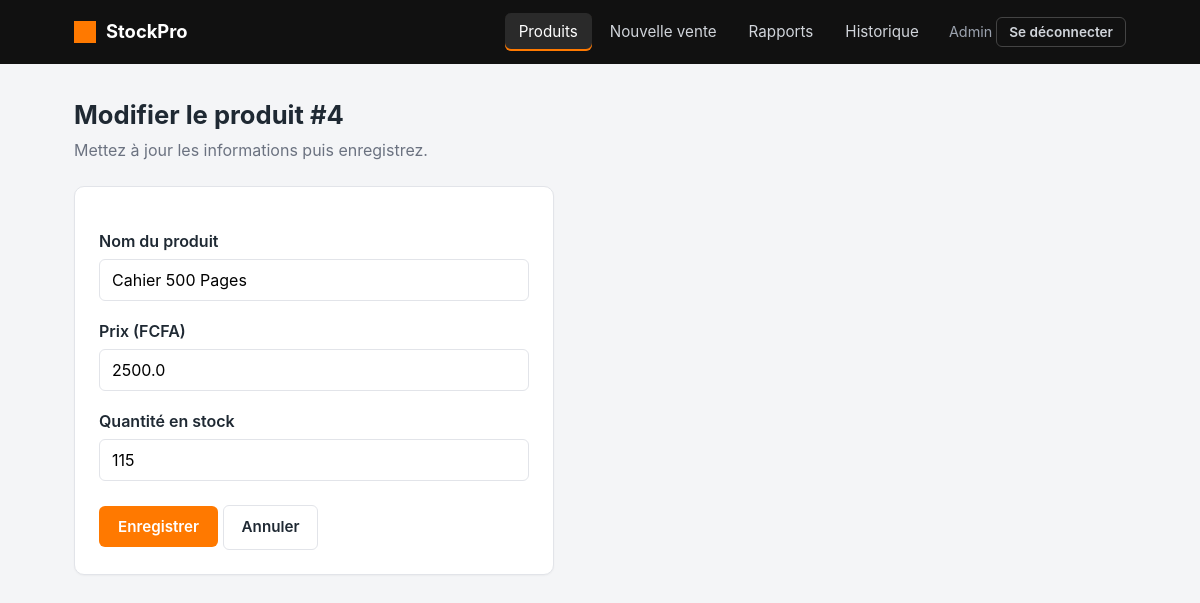
Page /modifier/4 (signed in) on the committed database.
### tables this page shows
CREATE TABLE produits (
    id INTEGER PRIMARY KEY AUTOINCREMENT,
    nom TEXT NOT NULL,
    prix REAL NOT NULL,
    quantite INTEGER NOT NULL DEFAULT 0
);

### app.py (the view, shortened to what this page needs)
@app.route("/modifier/<int:id>", methods=["GET", "POST"])
@connexion_requise
def modifier(id):
    connexion = get_connexion()
    produit = connexion.execute(
        "SELECT * FROM produits WHERE id = ?", (id,)
    ).fetchone()
    if produit is None:
        connexion.close()
        return "Produit introuvable", 404
    erreur = None
    connexion.close()
    return render_template("modifier.html", produit=produit, erreur=erreur)

### app.py (called while the page is built)
def get_connexion():
    connexion = sqlite3.connect("stock.db")
    connexion.row_factory = sqlite3.Row
    return connexion

def connexion_requise(fonction):
    @wraps(fonction)
    def enveloppe(*args, **kwargs):
        if "utilisateur" not in session:
            return redirect(url_for("login"))
        return fonction(*args, **kwargs)
    return enveloppe

### templates/modifier.html (shortened to what this page needs)
{% extends "base.html" %}
{% block contenu %}
<div class="entete">
    <div>
        <h1>Modifier le produit #{{ produit['id'] }}</h1>
        <p class="sous-titre">Mettez à jour les informations puis enregistrez.</p>
    </div>
</div>
<div class="carte formulaire">
    <form method="POST">
        <label>Nom du produit
            <input type="text" name="nom" value="{{ produit['nom'] }}" required>
        </label>
        <label>Prix (FCFA)
            <input type="number" name="prix" step="any" min="0" value="{{ produit['prix'] }}" required>
        </label>
        <label>Quantité en stock
            <input type="number" name="quantite" min="0" value="{{ produit['quantite'] }}" required>
        </label>
        <button type="submit" class="btn btn-primaire">Enregistrer</button>
        <a href="{{ url_for('accueil') }}" class="btn btn-contour">Annuler</a>
    </form>
</div>
{% endblock %}

### static/style.css (style rules this page uses)
:root { --orange: #ff7900; --orange-fonce: #e06a00; --noir: #111111; --fond: #f4f5f7; --bordure: #e2e4e9; --texte: #1f2933; --texte-doux: #6b7280; --rouge: #d92d20; --vert: #12805c; }
* { box-sizing: border-box; }
body { margin: 0; font-family: -apple-system, "Segoe UI", Roboto, Arial, sans-serif; background: var(--fond); color: var(--texte); line-height: 1.5; }
.entete { display: flex; justify-content: space-between; align-items: center; flex-wrap: wrap; gap: 12px; margin-bottom: 24px; }
h1 { margin: 0; font-size: 1.6rem; }
.sous-titre { color: var(--texte-doux); margin: 4px 0 0; }
.carte { background: #fff; border: 1px solid var(--bordure); border-radius: 10px; padding: 24px; box-shadow: 0 1px 2px rgba(0, 0, 0, 0.04); }
.btn { display: inline-block; padding: 10px 18px; border-radius: 6px; border: 1px solid transparent; font-size: 0.95rem; font-weight: 600; text-decoration: none; cursor: pointer; font-family: inherit; }
.btn-primaire { background: var(--orange); color: #fff; }
.btn-contour { background: #fff; color: var(--texte); border-color: var(--bordure); }
.formulaire { max-width: 480px; }
.formulaire label { display: block; font-weight: 600; margin-top: 18px; }
.formulaire input, .formulaire select { width: 100%; margin-top: 6px; padding: 10px 12px; border: 1px solid var(--bordure); border-radius: 6px; font-size: 1rem; font-family: inherit; background: #fff; }
.formulaire .btn { margin-top: 24px; }

### rows in the picture
produits: id "4", nom "Cahier 500 Pages", prix "2500.0", quantite "115"

### other values in the picture
{{ session['utilisateur'] }} "Admin"
